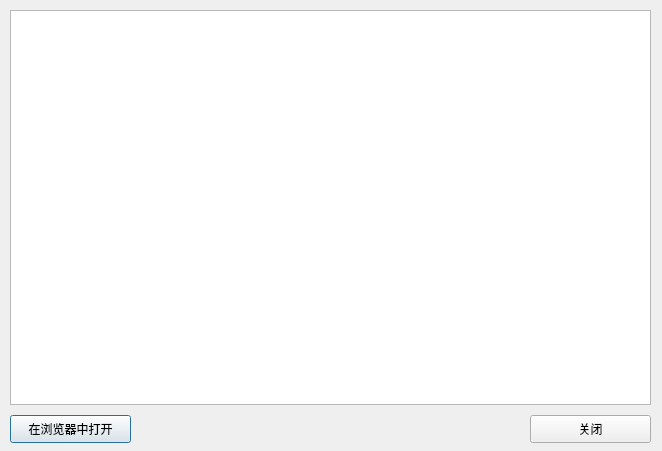
<?xml version="1.0" encoding="UTF-8"?>
<ui version="4.0">
 <class>Dialog</class>
 <widget class="QDialog" name="Dialog">
  <property name="geometry">
   <rect>
    <x>0</x>
    <y>0</y>
    <width>662</width>
    <height>451</height>
   </rect>
  </property>
  <property name="minimumSize">
   <size>
    <width>662</width>
    <height>451</height>
   </size>
  </property>
  <property name="maximumSize">
   <size>
    <width>662</width>
    <height>451</height>
   </size>
  </property>
  <property name="windowTitle">
   <string>查看内容</string>
  </property>
  <widget class="QTextBrowser" name="textBrowser">
   <property name="geometry">
    <rect>
     <x>10</x>
     <y>10</y>
     <width>641</width>
     <height>395</height>
    </rect>
   </property>
   <property name="font">
    <font>
     <family>微软雅黑</family>
     <pointsize>10</pointsize>
    </font>
   </property>
  </widget>
  <widget class="QPushButton" name="pushButton">
   <property name="geometry">
    <rect>
     <x>10</x>
     <y>415</y>
     <width>121</width>
     <height>28</height>
    </rect>
   </property>
   <property name="font">
    <font>
     <family>微软雅黑</family>
     <pointsize>9</pointsize>
    </font>
   </property>
   <property name="text">
    <string>在浏览器中打开</string>
   </property>
  </widget>
  <widget class="QPushButton" name="pushButton_2">
   <property name="geometry">
    <rect>
     <x>530</x>
     <y>415</y>
     <width>121</width>
     <height>28</height>
    </rect>
   </property>
   <property name="font">
    <font>
     <family>微软雅黑</family>
     <pointsize>9</pointsize>
    </font>
   </property>
   <property name="text">
    <string>关闭</string>
   </property>
  </widget>
 </widget>
 <resources/>
 <connections/>
</ui>
